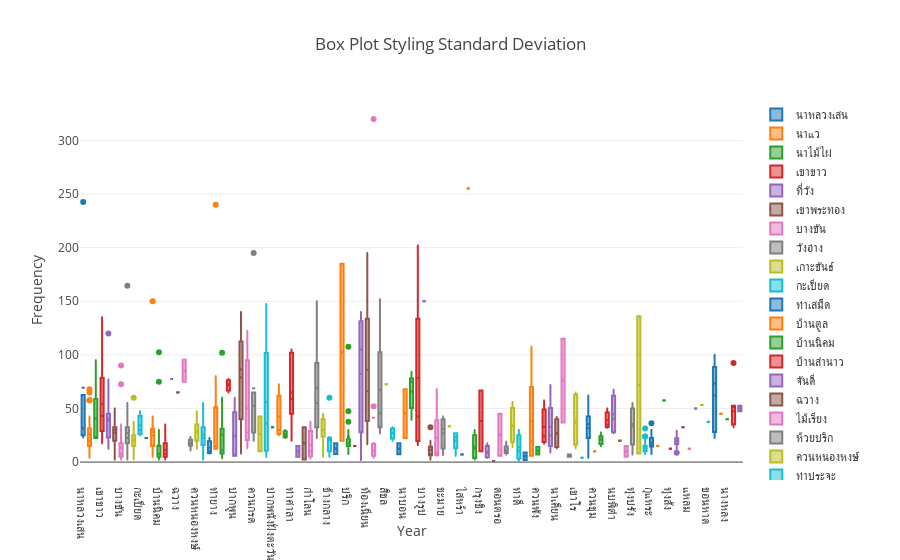

This figure's notebook cell:
### Code cell
data = []
subdist_list = df['subdist'].unique()
for subdist in subdist_list:
    tmp = df.loc[df['subdist'] == subdist].copy()
#     print(tmp['bi'])
    trace = go.Box(
        y=tmp['bi'].values,
        name=subdist,
        boxmean=True,
#         boxpoints='all',
#         jitter=0.5,
    )
    data.append(trace)
    
layout = go.Layout(
    title='Box Plot Styling Standard Deviation',
    height=600,
#     width=1700,
    yaxis= dict(title='Frequency'),
    xaxis= dict(title='Year')
)
fig = go.Figure(data=data, layout=layout)
iplot(fig)

### Figure 1 — Plotly figure (JSON) as saved in the notebook; plotly's stock layout.template omitted (floating-point values rounded to 4 significant figures)
{"data": [{"boxmean": true, "name": "นาหลวงเสน", "type": "box", "uid": "4d7d1a", "y": [25, 62.5, 242.5, 30, 23, 33]}, {"boxmean": true, "name": "นาแว", "type": "box", "uid": "9c1077", "y": [15, 17.5, 22.5, 12.5, 20, 20, 30, 27.5, 32.5, 35, 30, 17.5, 20, 25, 37.5, 42.5, 65, 57.5, 18, 57.81, 68, 4, 36, 18, 20, 15, 12.5, 15, 17.5, 12.5, 15, 20, 30, 10, 12.5, 15]}, {"boxmean": true, "name": "นาไม้ไผ่", "type": "box", "uid": "4be067", "y": [22.5, 95, 22.5, 22.5]}, {"boxmean": true, "name": "เขาขาว", "type": "box", "uid": "49d17d", "y": [27.5, 100, 82.5, 78.75, 67.5, 45, 41, 35, 17.5, 37.5, 45, 29, 135, 20]}, {"boxmean": true, "name": "ที่วัง", "type": "box", "uid": "3e3978", "y": [17.5, 22.5, 37.5, 76.92, 34, 34, 57.5, 45, 40, 45, 45, 32.5, 23, 120, 15, 15, 45, 47.5, 45, 57.5, 27.5, 12.5]}, {"boxmean": true, "name": "เขาพระทอง", "type": "box", "uid": "5405ac", "y": [27.5, 22.5, 15, 15, 2.5, 30, 50, 32.5, 22.5, 25, 15, 22.5, 20, 17.5, 32.5, 25, 30, 32.5, 30, 15, 32.5, 40, 35, 22.5, 30, 30, 18.75, 12.5, 30, 30, 20, 42.5, 37.5, 46.25, 49.17]}, {"boxmean": true, "name": "บางขัน", "type": "box", "uid": "0235a7", "y": [20, 20, 27.5, 20, 27.5, 12.5, 25, 17.5, 20, 72.5, 22.5, 7.5, 12.5, 15, 20, 12.5, 22.5, 17.5, 32.5, 15, 35, 7.5, 90, 12.5, 17.5, 7.5, 5, 7.5, 5, 5, 5, 7.5, 5, 5, 5, 5, 2.5, 5, 10, 5, 7.5, 5, 7.5, 5, 27.5, 5, 7.5, 5, 7.5, 5, 5, 5, 7.5, 5, 2.5, 5, 5, 7.5, 7.5, 7.5, 7.5, 7.5, 10]}, {"boxmean": true, "name": "วังอ่าง", "type": "box", "uid": "49d6b0", "y": [55, 22.5, 25, 35, 2.5, 20, 15, 22.5, 12.5, 2.5, 27.5, 27.5, 32.5, 27, 164.6, 37, 22.5, 10, 27.5, 17.5, 17.5, 45, 10, 25, 37.5, 30, 20, 20, 35, 32.5, 20, 32.5, 11.25, 17.5, 15, 22.5, 15, 26.25, 22.5, 11.25, 20, 47.5, 17.5, 20, 47.5]}, {"boxmean": true, "name": "เกาะขันธ์", "type": "box", "uid": "45220b", "y": [12.5, 25, 10, 13.75, 20, 22.5, 2.5, 12.5, 15, 25, 17.5, 20, 25, 27.5, 22.5, 22.5, 35, 27.5, 15, 22.5, 12.5, 17.5, 12.5, 27.5, 37.5, 17.5, 35, 15, 27.5, 17.5, 7.5, 17.5, 22.5, 17.5, 60]}, {"boxmean": true, "name": "กะเปียด", "type": "box", "uid": "92a27a", "y": [47.5, 25, 30]}, {"boxmean": true, "name": "ท่าเสม็ด", "type": "box", "uid": "275068", "y": [22.5]}, {"boxmean": true, "name": "บ้านตูล", "type": "box", "uid": "d9ad01", "y": [22.5, 22.5, 15, 13.75, 20, 27.5, 15, 22.5, 15, 15, 150, 5, 25, 32.5, 27.5, 20, 15, 31, 42.5, 15, 30, 37.5, 32.5, 31.25, 22.5, 28.75, 32.5, 27.5, 13.75, 30, 36.25]}, {"boxmean": true, "name": "บ้านนิคม", "type": "box", "uid": "d3c8c0", "y": [75, 17.5, 15, 25, 15, 102.5, 27.5, 7.5, 10, 30, 12.5, 5, 5, 2.5, 2.5, 5, 5, 5, 5, 7.5, 15, 5, 5, 5, 7.5, 5, 7.5, 10]}, {"boxmean": true, "name": "บ้านลำนาว", "type": "box", "uid": "de4c29", "y": [35, 32.5, 30, 15, 20, 20, 20, 20, 12.5, 17.5, 17.5, 2.5, 17.5, 20, 25, 12.5, 20, 25, 10, 15, 2.5, 2.5, 7.5, 2.5, 5, 2.5, 7.5, 2.5, 5, 5, 7.5, 5, 7.5, 7.5, 10, 7.5, 7.5, 5, 7.5, 7.5, 5, 5, 7.5, 5, 5, 5, 5, 7.5, 7.5]}, {"boxmean": true, "name": "จันดี", "type": "box", "uid": "f109fb", "y": [77.5]}, {"boxmean": true, "name": "ฉวาง", "type": "box", "uid": "c300bb", "y": [65]}, {"boxmean": true, "name": "ไม้เรียง", "type": "box", "uid": "f87197", "y": [75, 95.41]}, {"boxmean": true, "name": "ห้วยปริก", "type": "box", "uid": "c01a68", "y": [22.5, 20, 17.5, 20, 16.67, 15, 22.5, 15.83, 21.25, 10.83, 11.67, 15.19, 17.5, 23.33, 17]}, {"boxmean": true, "name": "ควนหนองหงษ์", "type": "box", "uid": "e2bac6", "y": [32.5, 40, 27.5, 22.5, 12.5, 30, 15, 47.5, 20, 32.5, 40, 35, 30, 35, 35, 32.5, 12.5, 40, 35, 20, 37.5, 38.75, 15, 22.5, 23.75, 16.25, 12.5, 21.25, 15, 23.75, 28.75, 47.5]}, {"boxmean": true, "name": "ท่าประจะ", "type": "box", "uid": "144f55", "y": [30, 15, 30, 30, 17.5, 2.5, 17.5, 12.5, 32.5, 17.5, 22.5, 15, 55, 23.75, 38.75, 12.5, 16.25, 32.5, 55, 38.75, 22.5]}, {"boxmean": true, "name": "หนองหงส์", "type": "box", "uid": "b005a0", "y": [8, 10, 22.5]}, {"boxmean": true, "name": "ท่ายาง", "type": "box", "uid": "aa0cf3", "y": [80, 240, 15, 12.5, 15, 22.5, 12.5, 12.5]}, {"boxmean": true, "name": "ช้างซ้าย", "type": "box", "uid": "be165e", "y": [3.57, 3.57, 12.5, 8, 11, 8, 11, 28, 32, 60, 102]}, {"boxmean": true, "name": "พิปูน", "type": "box", "uid": "65a500", "y": [72.5, 77.5, 65]}, {"boxmean": true, "name": "ปากพูน", "type": "box", "uid": "3a2102", "y": [6, 6, 60]}, {"boxmean": true, "name": "ถ้ำใหญ่", "type": "box", "uid": "2c07e2", "y": [140, 112.5, 97.5, 75, 8, 40]}, {"boxmean": true, "name": "น้ำตก", "type": "box", "uid": "373e6d", "y": [122.5, 13, 117.5, 27.5, 22.5, 27.5, 20]}, {"boxmean": true, "name": "ควนกรด", "type": "box", "uid": "385468", "y": [65, 20, 60, 195, 45, 27.5]}, {"boxmean": true, "name": "ชะอวด", "type": "box", "uid": "4112ac", "y": [10, 42.5]}, {"boxmean": true, "name": "สวนหลวง", "type": "box", "uid": "cb1058", "y": [147.5, 5, 56, 16]}, {"boxmean": true, "name": "ปากพนังฝั่งตะวันตก", "type": "box", "uid": "0e4d9c", "y": [32.5]}, {"boxmean": true, "name": "ควนทอง", "type": "box", "uid": "6434e0", "y": [30, 25, 72.5]}, {"boxmean": true, "name": "พรหมโลก", "type": "box", "uid": "16c1ff", "y": [22.5, 25, 30]}, {"boxmean": true, "name": "ท่าศาลา", "type": "box", "uid": "609232", "y": [105, 50, 102, 20, 67.5, 45]}, {"boxmean": true, "name": "ร่อนพิบูลย์", "type": "box", "uid": "2c2718", "y": [5, 15]}, {"boxmean": true, "name": "หัวไทร", "type": "box", "uid": "c4c465", "y": [2.5, 32.5]}, {"boxmean": true, "name": "กำโลน", "type": "box", "uid": "406472", "y": [37.5, 5, 16.67, 10, 6.67, 13.33, 3.33, 3.33, 9, 33, 34]}, {"boxmean": true, "name": "ทุ่งใส", "type": "box", "uid": "b15c43", "y": [55, 22.5, 145, 150, 62.5, 52.5, 35, 25, 75]}, {"boxmean": true, "name": "ทุ่งโพธิ์", "type": "box", "uid": "67e43f", "y": [5, 17.5, 40, 40, 35, 27.5, 45, 32.5, 42.5, 40, 27.5, 31.25, 23.75, 15, 22.5, 28.75, 28.75, 42.5]}, {"boxmean": true, "name": "ช้างกลาง", "type": "box", "uid": "f50294", "y": [10, 5, 22.5, 60, 20, 21]}, {"boxmean": true, "name": "แม่เจ้าอยู่หัว", "type": "box", "uid": "323d8c", "y": [7.5, 17.5]}, {"boxmean": true, "name": "ทุ่งสง", "type": "box", "uid": "f3e184", "y": [20, 185]}, {"boxmean": true, "name": "ปริก", "type": "box", "uid": "902698", "y": [47.5, 107.5, 15, 20, 15, 17.5, 12.5, 15, 17.5, 15, 7.5, 12.5, 22.5, 17.5, 37.5, 30, 20, 10, 15, 17.5]}, {"boxmean": true, "name": "ปากแพรก", "type": "box", "uid": "5ee0df", "y": [15]}, {"boxmean": true, "name": "ดุสิต", "type": "box", "uid": "efebbc", "y": [105, 140, 2]}, {"boxmean": true, "name": "ท้องเนียน", "type": "box", "uid": "bf5ef6", "y": [195, 16.67, 72.5, 60]}, {"boxmean": true, "name": "นาพรุ", "type": "box", "uid": "839fb5", "y": [4, 13, 4, 9, 10, 6, 320, 18, 13, 6, 52]}, {"boxmean": true, "name": "ปากนคร", "type": "box", "uid": "7bc13d", "y": [53, 38, 27, 151.8]}, {"boxmean": true, "name": "สิชล", "type": "box", "uid": "6ed65d", "y": [72.5]}, {"boxmean": true, "name": "นาหมอบุญ", "type": "box", "uid": "b2e540", "y": [27.5, 20, 32.5]}, {"boxmean": true, "name": "โพธิ์เสด็จ", "type": "box", "uid": "d27edb", "y": [7.41, 17.5]}, {"boxmean": true, "name": "นาบอน", "type": "box", "uid": "c99f19", "y": [68, 22.5]}, {"boxmean": true, "name": "ท่าซัก", "type": "box", "uid": "88b68a", "y": [75, 39.47, 75.86, 84.21, 54]}, {"boxmean": true, "name": "นาสาร", "type": "box", "uid": "9f4e6a", "y": [110.8, 202.0, 16, 21, 42.5]}, {"boxmean": true, "name": "บางรูป", "type": "box", "uid": "b5fb81", "y": [150]}, {"boxmean": true, "name": "วังหิน", "type": "box", "uid": "74f7dd", "y": [32.5, 20, 12.5, 2.5, 2.5, 7.5, 7.5, 10, 7.5]}, {"boxmean": true, "name": "ท่าไร่", "type": "box", "uid": "0ba8bb", "y": [10, 7, 6, 68]}, {"boxmean": true, "name": "ชะมาย", "type": "box", "uid": "5af927", "y": [42.5, 30.88, 6.67]}, {"boxmean": true, "name": "ยางค้อม", "type": "box", "uid": "296892", "y": [33.33]}, {"boxmean": true, "name": "ถ้ำพรรณรา", "type": "box", "uid": "625e80", "y": [20, 6, 27, 27]}, {"boxmean": true, "name": "ไสหร้า", "type": "box", "uid": "c05292", "y": [7.14]}, {"boxmean": true, "name": "โพธิ์ทอง", "type": "box", "uid": "d9d150", "y": [255.3]}, {"boxmean": true, "name": "สี่ขีด", "type": "box", "uid": "3f4d01", "y": [30, 5, 2.5, 20]}, {"boxmean": true, "name": "กรุงชิง", "type": "box", "uid": "4915ea", "y": [66.67, 10]}, {"boxmean": true, "name": "นาเขลียง", "type": "box", "uid": "6a8aa3", "y": [4, 5, 17.5, 12.5]}, {"boxmean": true, "name": "เชียรเขา", "type": "box", "uid": "8c4ee9", "y": [1]}, {"boxmean": true, "name": "ดอนตรอ", "type": "box", "uid": "c31449", "y": [45, 6]}, {"boxmean": true, "name": "ทางพูน", "type": "box", "uid": "82440b", "y": [19, 7, 10, 10]}, {"boxmean": true, "name": "ไทยบุรี", "type": "box", "uid": "5aed3d", "y": [56, 14, 33.33]}, {"boxmean": true, "name": "ท่าดี", "type": "box", "uid": "59e305", "y": [1, 10, 30]}, {"boxmean": true, "name": "เขาแก้ว", "type": "box", "uid": "760441", "y": [2, 9]}, {"boxmean": true, "name": "ขุนทะเล", "type": "box", "uid": "6cb628", "y": [6, 6, 32.5, 107.5]}, {"boxmean": true, "name": "ควนพัง", "type": "box", "uid": "2c95be", "y": [14, 7]}, {"boxmean": true, "name": "มะม่วงสองต้น", "type": "box", "uid": "602e2c", "y": [24, 17, 57.5]}, {"boxmean": true, "name": "สระแก้ว", "type": "box", "uid": "7eab9f", "y": [72, 29, 21, 9]}, {"boxmean": true, "name": "นาเคียน", "type": "box", "uid": "73f94f", "y": [13, 15, 42, 38]}, {"boxmean": true, "name": "ท้ายสำเภา", "type": "box", "uid": "39e554", "y": [115, 37]}, {"boxmean": true, "name": "บางจาก", "type": "box", "uid": "c5dee9", "y": [5, 7]}, {"boxmean": true, "name": "เขาโร", "type": "box", "uid": "74b6d2", "y": [13, 65, 36, 62.5, 17.5]}, {"boxmean": true, "name": "ดอนตะโก", "type": "box", "uid": "a23ed1", "y": [4]}, {"boxmean": true, "name": "หินตก", "type": "box", "uid": "61ef76", "y": [4, 62, 6, 20, 22.5, 23.75, 27.5, 42.5, 42.5, 41.25, 35, 37.5, 45, 36.25]}, {"boxmean": true, "name": "ควนชุม", "type": "box", "uid": "5b4ecf", "y": [10]}, {"boxmean": true, "name": "เขาพระ", "type": "box", "uid": "9056ee", "y": [17.5, 23, 27.5, 15, 21.25]}, {"boxmean": true, "name": "ทอนหงส์", "type": "box", "uid": "289ad1", "y": [50, 35, 32]}, {"boxmean": true, "name": "นบพิตำ", "type": "box", "uid": "bf5539", "y": [40, 27, 28, 67.5, 60]}, {"boxmean": true, "name": "ท่าขึ้น", "type": "box", "uid": "f5d4d0", "y": [20]}, {"boxmean": true, "name": "ขนอม", "type": "box", "uid": "db4fd9", "y": [15, 5]}, {"boxmean": true, "name": "ทุ่งปรัง", "type": "box", "uid": "c1eda5", "y": [26, 7, 55, 45]}, {"boxmean": true, "name": "หน้าสตน", "type": "box", "uid": "602d02", "y": [136, 8]}, {"boxmean": true, "name": "กรุงหยัน", "type": "box", "uid": "c86a4d", "y": [16.13, 12.5, 10, 17.5, 12.5, 20, 17.5, 15, 15, 12.5, 12.5, 10, 7.5, 10, 11.25, 17.5, 20, 10, 10, 10, 15, 12.5, 7.5, 12.5, 17.5, 10, 9.9, 15, 12.5, 17.5, 12.5, 12.9, 10, 10, 15, 7.5, 10, 11.25, 10, 15, 10, 15, 10, 22.5, 12.5, 17.5, 12.5, 12.5, 15, 15, 13.89, 23.81, 12.2, 31.25, 15, 15, 17.5, 11.25, 9.01, 15, 23.81, 13.89, 10, 10, 15, 17.5, 12.5, 16, 15.5]}, {"boxmean": true, "name": "กุแหระ", "type": "box", "uid": "8321d6", "y": [20, 22.5, 12.5, 10, 15, 17.5, 15, 15, 12.5, 15, 8.75, 7.5, 15, 22.5, 30, 17.5, 22.5, 12.5, 20, 15, 15, 30, 22.5, 20, 12.5, 15, 20, 14.17, 36.25, 28.75, 26, 22.5]}, {"boxmean": true, "name": "ท้องลำเจียก", "type": "box", "uid": "db027c", "y": [15]}, {"boxmean": true, "name": "กำแพงเซา", "type": "box", "uid": "709725", "y": [57.5]}, {"boxmean": true, "name": "ทุ่งสัง", "type": "box", "uid": "b3c5b0", "y": [12.5]}, {"boxmean": true, "name": "กะทูน", "type": "box", "uid": "8f495a", "y": [29.17, 26.67, 26.25, 20.83, 20, 17.5, 18.75, 15, 11.25, 8.75, 20.83, 20, 18.75]}, {"boxmean": true, "name": "การะเกด", "type": "box", "uid": "ed2053", "y": [32.5]}, {"boxmean": true, "name": "แหลม", "type": "box", "uid": "e4ec4e", "y": [12.5]}, {"boxmean": true, "name": "เสาเภา", "type": "box", "uid": "830379", "y": [50]}, {"boxmean": true, "name": "ไชยมนตรี", "type": "box", "uid": "7297ae", "y": [53.33]}, {"boxmean": true, "name": "ขอนหาด", "type": "box", "uid": "334e3f", "y": [37.5]}, {"boxmean": true, "name": "แก้วแสน", "type": "box", "uid": "2cd047", "y": [73.33, 100, 22.5, 85, 30]}, {"boxmean": true, "name": "สามตำบล", "type": "box", "uid": "9d43a3", "y": [45]}, {"boxmean": true, "name": "นางหลง", "type": "box", "uid": "9fc509", "y": [40]}, {"boxmean": true, "name": "นาโพธิ์", "type": "box", "uid": "38b7f1", "y": [52.5, 52.5, 92.5, 32.5, 35, 42.5]}, {"boxmean": true, "name": "อินคีรี", "type": "box", "uid": "ed06a2", "y": [52.5, 47.5]}], "layout": {"autosize": true, "title": "Box Plot Styling Standard Deviation", "xaxis": {"autorange": true, "range": [-0.5, 104.5], "title": "Year", "type": "category"}, "yaxis": {"autorange": true, "range": [-16.72, 337.7], "title": "Frequency", "type": "linear"}}}
